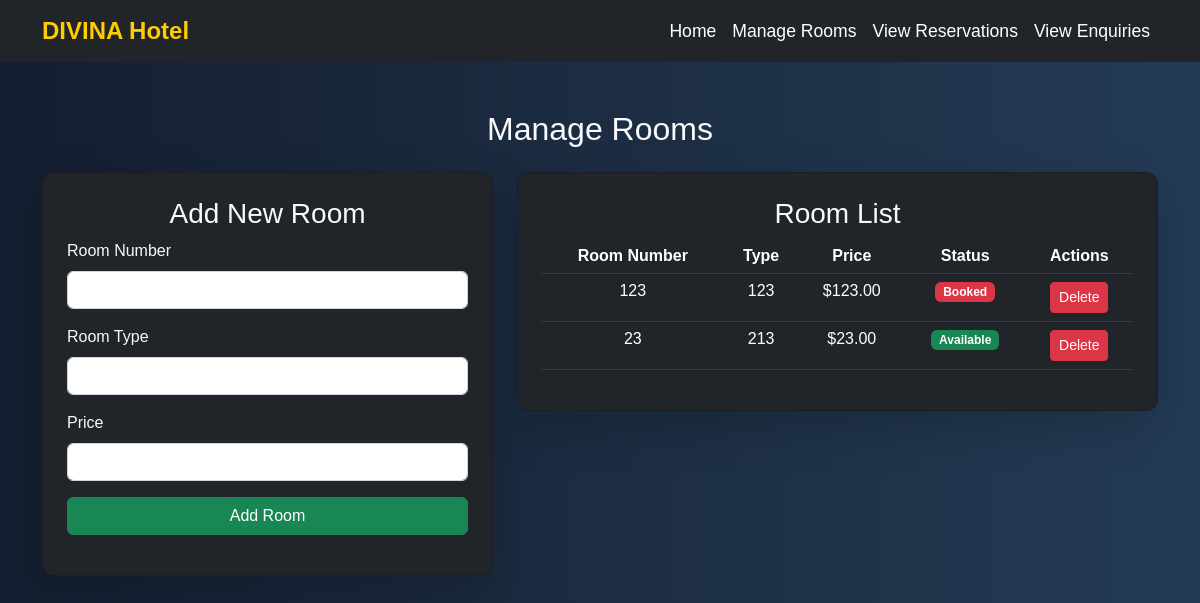
Page /hotel/manage_rooms.php on the committed database.
### tables this page shows
CREATE TABLE `rooms` (
  `id` int(11) NOT NULL,
  `room_number` varchar(50) DEFAULT NULL,
  `type` varchar(50) DEFAULT NULL,
  `price` decimal(10,2) DEFAULT NULL,
  `status` enum('available','booked') DEFAULT NULL
);

### hotel/manage_rooms.php (the view, shortened to what this page needs)
<?php
include 'config.php';
$stmt = $pdo->query("SELECT * FROM rooms");
$rooms = $stmt->fetchAll();
?>
<?php include 'admin_header.php'; ?>
<div class="container mt-5">
    <h2 class="text-center mb-4 text-light">Manage Rooms</h2>
    <div class="row justify-content-center">
        <div class="col-md-5">
            <div class="card shadow-lg bg-dark text-light p-4">
                <h3 class="text-center">Add New Room</h3>
                <form action="manage_rooms.php" method="POST">
                    <div class="mb-3">
                        <label for="room_number" class="form-label">Room Number</label>
                        <input type="text" class="form-control" id="room_number" name="room_number" required>
                    </div>
                    <div class="mb-3">
                        <label for="type" class="form-label">Room Type</label>
                        <input type="text" class="form-control" id="type" name="type" required>
                    </div>
                    <div class="mb-3">
                        <label for="price" class="form-label">Price</label>
                        <input type="number" class="form-control" id="price" name="price" required>
                    </div>
                    <button type="submit" name="add_room" class="btn btn-success w-100">Add Room</button>
                </form>
            </div>
        </div>
        <div class="col-md-7">
            <div class="card shadow-lg bg-dark text-light p-4">
                <h3 class="text-center">Room List</h3>
                <div class="table-responsive">
                    <table class="table table-dark table-hover">
                        <thead>
                            <tr class="text-center">
                                <th>Room Number</th>
                                <th>Type</th>
                                <th>Price</th>
                                <th>Status</th>
                                <th>Actions</th>
                            </tr>
                        </thead>
                        <tbody>
                            <?php foreach ($rooms as $room): ?>
                            <tr class="text-center">
                                <td><?= $room['room_number'] ?></td>
                                <td><?= $room['type'] ?></td>
                                <td>$<?= $room['price'] ?></td>
                                <td>
                                    <span class="badge <?= $room['status'] == 'available' ? 'bg-success' : 'bg-danger' ?>">
                                        <?= ucfirst($room['status']) ?>
                                    </span>
                                </td>
                                <td>
                                    <a href="manage_rooms.php?delete=<?= $room['id'] ?>" class="btn btn-danger btn-sm" onclick="return confirm('Are you sure you want to delete this room?');">Delete</a>
                                </td>
                            </tr>
                            <?php endforeach; ?>
                        </tbody>
                    </table>
                </div>
            </div>
        </div>
    </div>
</div>

### hotel/manage_rooms.php (style rules this page uses)
.card { border-radius: 12px; }

### rows in the picture
rooms: room_number "123", type "123", price "123.00", status "Booked"
rooms: room_number "23", type "213", price "23.00", status "Available"
